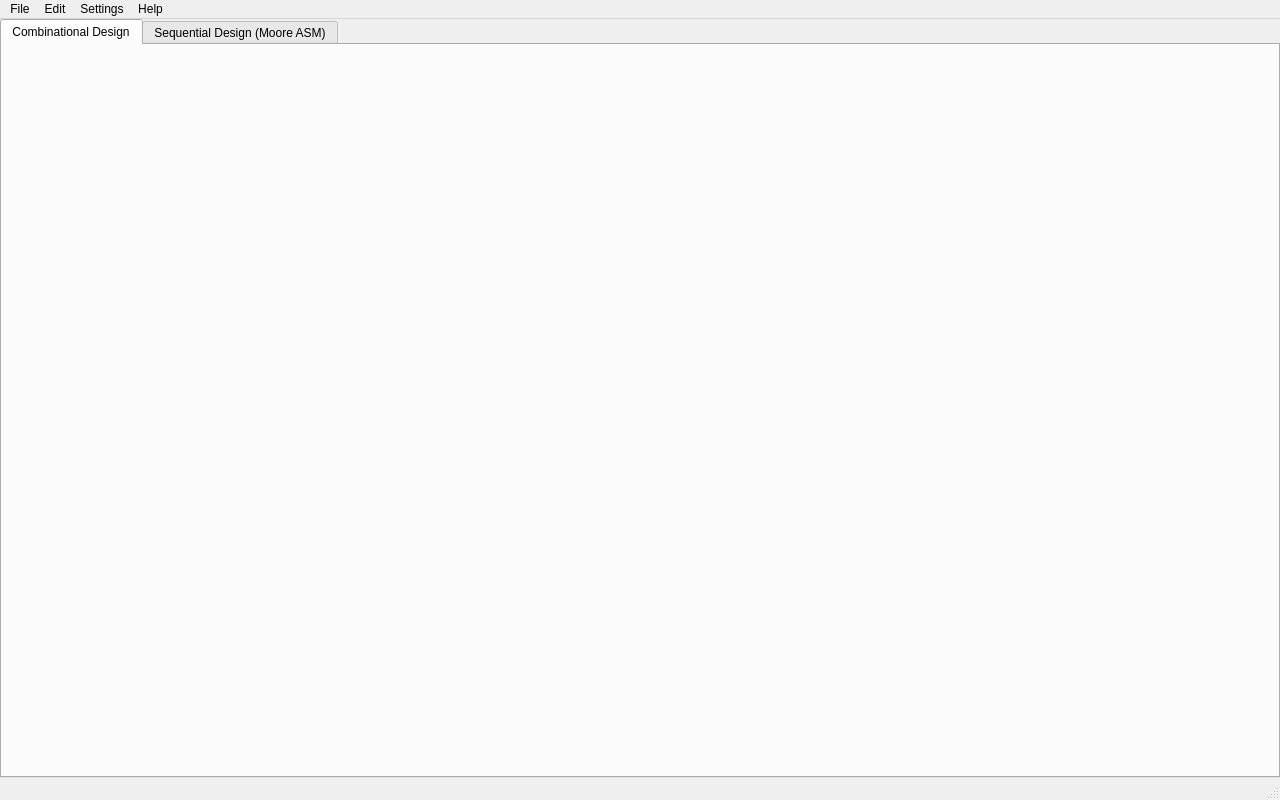
<?xml version="1.0" encoding="UTF-8"?>
<ui version="4.0">
 <class>MainWindow</class>
 <widget class="QMainWindow" name="MainWindow">
  <property name="geometry">
   <rect>
    <x>0</x>
    <y>0</y>
    <width>1280</width>
    <height>800</height>
   </rect>
  </property>
  <property name="windowTitle">
   <string>VHDL Design Tool</string>
  </property>
  <widget class="QWidget" name="centralwidget">
   <layout class="QVBoxLayout" name="verticalLayout">
    <property name="spacing">
     <number>0</number>
    </property>
    <property name="leftMargin"><number>0</number></property>
   <property name="topMargin"><number>0</number></property>
   <property name="rightMargin"><number>0</number></property>
   <property name="bottomMargin"><number>0</number></property>
    <item>
     <widget class="QTabWidget" name="tabWidget">
      <property name="currentIndex">
       <number>0</number>
      </property>
      <widget class="QWidget" name="tabCombinational">
       <attribute name="title">
        <string>Combinational Design</string>
       </attribute>
       <layout class="QVBoxLayout" name="layoutCombinational">
        <property name="leftMargin"><number>0</number></property>
   <property name="topMargin"><number>0</number></property>
   <property name="rightMargin"><number>0</number></property>
   <property name="bottomMargin"><number>0</number></property>
        <item>
         <!-- CombinationalWidget promoted widget will fill this tab -->
         <widget class="CombinationalWidget" name="combinationalWidget" native="true">
          <property name="sizePolicy">
           <sizepolicy hsizetype="Expanding" vsizetype="Expanding">
            <horstretch>0</horstretch>
            <verstretch>0</verstretch>
           </sizepolicy>
          </property>
         </widget>
        </item>
       </layout>
      </widget>
      <widget class="QWidget" name="tabSequential">
       <attribute name="title">
        <string>Sequential Design (Moore ASM)</string>
       </attribute>
       <layout class="QVBoxLayout" name="layoutSequential">
        <property name="leftMargin"><number>0</number></property>
   <property name="topMargin"><number>0</number></property>
   <property name="rightMargin"><number>0</number></property>
   <property name="bottomMargin"><number>0</number></property>
        <item>
         <!-- SequentialWidget promoted widget will fill this tab -->
         <widget class="SequentialWidget" name="sequentialWidget" native="true">
          <property name="sizePolicy">
           <sizepolicy hsizetype="Expanding" vsizetype="Expanding">
            <horstretch>0</horstretch>
            <verstretch>0</verstretch>
           </sizepolicy>
          </property>
         </widget>
        </item>
       </layout>
      </widget>
     </widget>
    </item>
   </layout>
  </widget>
  <widget class="QMenuBar" name="menubar">
   <property name="geometry">
    <rect>
     <x>0</x>
     <y>0</y>
     <width>1280</width>
     <height>30</height>
    </rect>
   </property>
   <widget class="QMenu" name="menuFile">
    <property name="title">
     <string>File</string>
    </property>
    <addaction name="actionNewProject"/>
    <addaction name="actionOpenProject"/>
    <addaction name="actionSaveProject"/>
    <addaction name="actionSaveAs"/>
    <addaction name="separator"/>
    <addaction name="actionQuit"/>
   </widget>
   <widget class="QMenu" name="menuEdit">
    <property name="title">
     <string>Edit</string>
    </property>
    <addaction name="actionUndo"/>
    <addaction name="actionRedo"/>
   </widget>
   <widget class="QMenu" name="menuSettings">
    <property name="title">
     <string>Settings</string>
    </property>
    <widget class="QMenu" name="menuLanguage">
     <property name="title">
      <string>Language</string>
     </property>
     <addaction name="actionLangEnglish"/>
     <addaction name="actionLangSpanish"/>
    </widget>
    <widget class="QMenu" name="menuTheme">
     <property name="title">
      <string>Theme</string>
     </property>
     <addaction name="actionThemeLight"/>
     <addaction name="actionThemeDark"/>
    </widget>
    <addaction name="menuLanguage"/>
    <addaction name="menuTheme"/>
   </widget>
   <widget class="QMenu" name="menuHelp">
    <property name="title">
     <string>Help</string>
    </property>
    <addaction name="actionAbout"/>
   </widget>
   <addaction name="menuFile"/>
   <addaction name="menuEdit"/>
   <addaction name="menuSettings"/>
   <addaction name="menuHelp"/>
  </widget>
  <widget class="QStatusBar" name="statusbar"/>
  <action name="actionNewProject">
   <property name="text">
    <string>New Project</string>
   </property>
   <property name="shortcut">
    <string>Ctrl+N</string>
   </property>
  </action>
  <action name="actionOpenProject">
   <property name="text">
    <string>Open Project...</string>
   </property>
   <property name="shortcut">
    <string>Ctrl+O</string>
   </property>
  </action>
  <action name="actionSaveProject">
   <property name="text">
    <string>Save Project</string>
   </property>
   <property name="shortcut">
    <string>Ctrl+S</string>
   </property>
  </action>
  <action name="actionSaveAs">
   <property name="text">
    <string>Save Project As...</string>
   </property>
   <property name="shortcut">
    <string>Ctrl+Shift+S</string>
   </property>
  </action>
  <action name="actionQuit">
   <property name="text">
    <string>Quit</string>
   </property>
   <property name="shortcut">
    <string>Ctrl+Q</string>
   </property>
  </action>
  <action name="actionUndo">
   <property name="text">
    <string>Undo</string>
   </property>
   <property name="shortcut">
    <string>Ctrl+Z</string>
   </property>
  </action>
  <action name="actionRedo">
   <property name="text">
    <string>Redo</string>
   </property>
   <property name="shortcut">
    <string>Ctrl+Y</string>
   </property>
  </action>
  <action name="actionAbout">
   <property name="text">
    <string>About</string>
   </property>
  </action>
  <action name="actionLangEnglish">
   <property name="text">
    <string>English</string>
   </property>
   <property name="checkable">
    <bool>true</bool>
   </property>
  </action>
  <action name="actionLangSpanish">
   <property name="text">
    <string>Español</string>
   </property>
   <property name="checkable">
    <bool>true</bool>
   </property>
  </action>
  <action name="actionThemeLight">
   <property name="text">
    <string>Light</string>
   </property>
   <property name="checkable">
    <bool>true</bool>
   </property>
  </action>
  <action name="actionThemeDark">
   <property name="text">
    <string>Dark</string>
   </property>
   <property name="checkable">
    <bool>true</bool>
   </property>
  </action>
 </widget>
 <customwidgets>
  <customwidget>
   <class>CombinationalWidget</class>
   <extends>QWidget</extends>
   <header>widgets.combinational_widget</header>
   <container>0</container>
  </customwidget>
  <customwidget>
   <class>SequentialWidget</class>
   <extends>QWidget</extends>
   <header>widgets.sequential_widget</header>
   <container>0</container>
  </customwidget>
 </customwidgets>
 <resources/>
 <connections/>
</ui>
